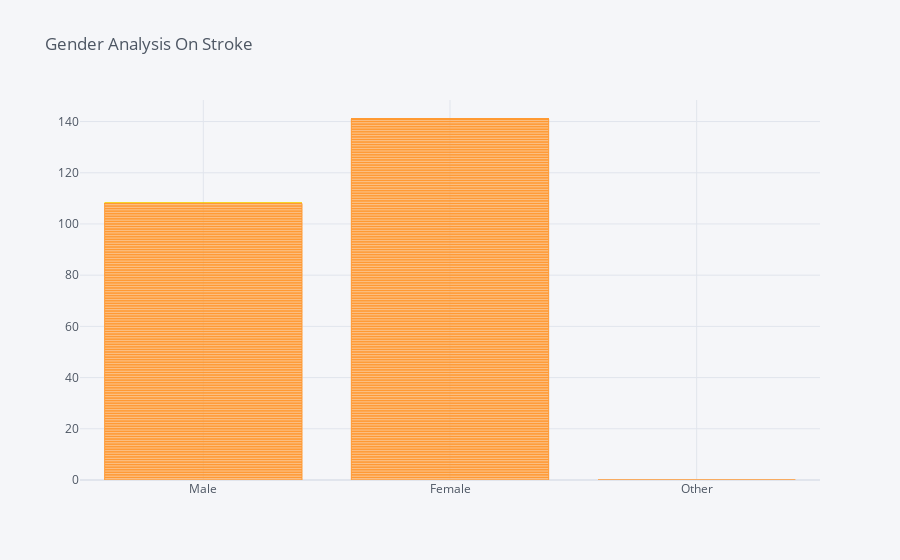

The cell this chart's notebook holds for it:
### Markdown cell above
# EDA: Analyze the features of people who get stroke, and see if there is any correlation between the variables.

### Code cell
df.iplot(kind='bar',x='gender',y='stroke',title = 'Gender Analysis On Stroke')
# we can see that more females get stroke than males

### Figure 1 — Plotly figure (JSON) as saved in the notebook; plotly's stock layout.template omitted (floating-point values rounded to 4 significant figures; data arrays with more than 128 entries replaced by an {"elided": "..."} marker saying what was removed)
{"data": [{"marker": {"color": "rgba(255, 153, 51, 0.6)", "line": {"color": "rgba(255, 153, 51, 1.0)", "width": 1}}, "name": "stroke", "orientation": "v", "text": "", "type": "bar", "x": {"elided": "5110 str values"}, "y": {"elided": "5110 int values"}}], "layout": {"legend": {"bgcolor": "#F5F6F9", "font": {"color": "#4D5663"}}, "paper_bgcolor": "#F5F6F9", "plot_bgcolor": "#F5F6F9", "title": {"font": {"color": "#4D5663"}, "text": "Gender Analysis On Stroke"}, "xaxis": {"gridcolor": "#E1E5ED", "showgrid": true, "tickfont": {"color": "#4D5663"}, "title": {"font": {"color": "#4D5663"}, "text": ""}, "zerolinecolor": "#E1E5ED"}, "yaxis": {"gridcolor": "#E1E5ED", "showgrid": true, "tickfont": {"color": "#4D5663"}, "title": {"font": {"color": "#4D5663"}, "text": ""}, "zerolinecolor": "#E1E5ED"}}}
